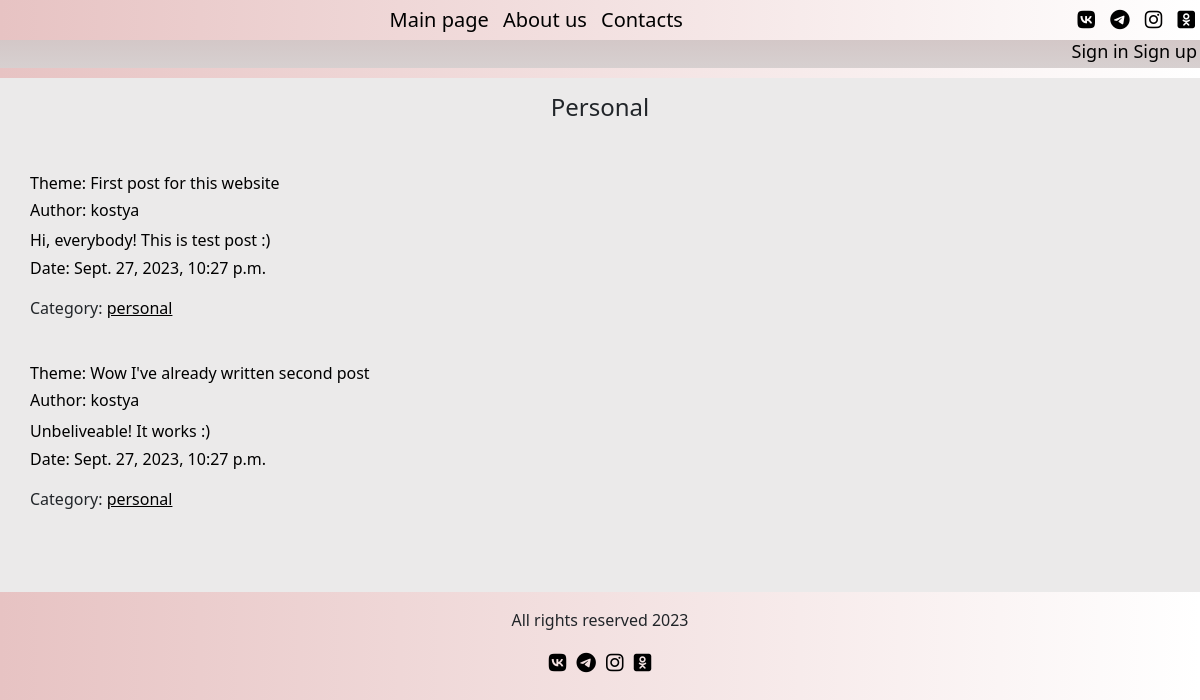
/articles/categories/personal/, run on the app's committed database.
### articles/models.py (models this page shows, shortened)
class Post(models.Model):                         # main model for post
    title = models.CharField(max_length=100)
    author = models.ForeignKey(settings.AUTH_USER_MODEL, on_delete=models.CASCADE)
    body = models.TextField()
    pub_data = models.DateTimeField(auto_now_add=True)
    category = models.CharField(max_length=255, default='personal')
    likes = models.ManyToManyField(settings.AUTH_USER_MODEL, related_name='likes')

### users/models.py (models this page shows)
class User(AbstractUser):
    gender = models.CharField(max_length=2, null=True, blank=True)
    birthday = models.DateField(null=True, blank=True)

### articles/views.py (the view)
# urls.py: path('categories/<str:categories>/', CategoriesView, name='categories'),
def CategoriesView(request, categories):      # show articles for particular category
    categories_posts = Post.objects.filter(category=categories.replace('-', ' '))
    return render(request, 'articles/categories.html',
                  {'categories': categories.title().replace('-', ' '),
                   'categories_posts': categories_posts})

### articles/templates/articles/categories.html (shortened to what this page needs)
{% extends 'main/temp.html' %}
{% load static %}
{% block content %}
<div class="navigation">
    <div class="nav-bar fixed-top">
        <div class="nav-items">
            <a href="/">Main page</a>
            <a href="{% url 'main:about' %}">About us</a>
            <a href="{% url 'main:contacts' %}">Contacts</a>
        </div>
        <div class="nav-links">
            <a href="#"><i class="fa-brands fa-vk" style="color: #000000;"></i></a>
            <a href="#"><i class="fa-brands fa-telegram" style="color: #000000;"></i></a>
            <a href="#"><i class="fa-brands fa-instagram" style="color: #000000;"></i></a>
            <a href="#"><i class="fa-brands fa-square-odnoklassniki" style="color: #000000;"></i></a>
        </div>
    </div>
</div>
<div class="check-user">
    <div class="register">
        {% if not user.is_authenticated %}
        <a class="reg" href="{% url 'users:login' %}">Sign in</a>
        <a class="reg" href="{% url 'users:registration' %}">Sign up</a>
        {% endif %}
    </div>
</div>
<div class="articles-list">
{% if categories_posts %}
    <h4>
        {{ categories }}
    </h4>
    <ul class="main-list">
        {% for post in categories_posts %}
            <li>
                <a href="{% url 'articles:article-detail' post.pk %}" class="list-group-item
                list-group-item-action" aria-current="true">
                <br>
                    <h6>Theme: {{ post.title }}</h6>
                    <h6>Author: {{ post.author.username }}</h6>
                    <p class="mb-1">
                    {{ post.body|slice:":150"|safe }}
                    </p>
                    <p>Date: {{ post.pub_data }}</p>
                </a>
                    Category: <a href="{% url 'articles:categories' post.category %}">{{ post.category }}</a>
                <br>
            </li>
        {% endfor %}
{% endif %}
</div>
<div class="footer">
    <div class="rights-info text-center mt-3">
        <p>
            All rights reserved 2023
        </p>
        <a href="#"><i class="fa-brands fa-vk" style="color: #000000;"></i></a>
        <a href="#"><i class="fa-brands fa-telegram" style="color: #000000;"></i></a>
        <a href="#"><i class="fa-brands fa-instagram" style="color: #000000;"></i></a>
        <a href="#"><i class="fa-brands fa-square-odnoklassniki" style="color: #000000;"></i></a>
    </div>
</div>
{% endblock %}

### main/static/main/css/main.css (style rules this page uses)
body { background: linear-gradient(90deg, #E7C3C3 0%, #fff 100%); }
.nav-bar { display: flex; position: sticky; }
.nav-items a, .nav-links a { display: inline-block; padding: 5px; }
.nav-items { text-align: center; margin-left: auto; margin-right: auto; }
.nav-items a { text-decoration: none; color: black; font-size: 20px; }
.nav-links { font-size: 20px; }
.nav-bar { background: linear-gradient(90deg, #E7C3C3 0%, #fff 100%); }
.check-user { display: flex; background: linear-gradient(0deg, #d7d0d0 0%, #cebbbb 100%); padding-top: 35px; justify-content: right; }
.login, .register { display: inline-block; font-size: 18px; padding: 3px; }
.login a, .register a { text-decoration: none; color: black; font-weight: 700px; }
body { font-family: 'Lato', sans-serif; }
.rights-info a { font-size: 20px; padding: 3px; }
.articles-list { background-color: #ebeaea; margin-top: 10px; padding-top: 15px; padding-bottom: 15px; }
.articles-list h4, .list-group { display: flex; align-items: center; justify-content: center; }
.main-list { background-color: #ebeaea; width: 700px; list-style: none; margin-top: -10px; padding: 30px; }
.main-list li { margin-bottom: 20px; }
.articles-list a { color: black; }
.for-propose h6, a { text-decoration: none; }

### data on the page
Post: title "First post for this website", author.username "kostya", body "Hi, everybody! This is test post :)", pub_data "Sept. 27, 2023, 10:27 p.m.", category "personal"
Post: title "Wow I've already written second post", author.username "kostya", body "Unbeliveable! It works :)", pub_data "Sept. 27, 2023, 10:27 p.m.", category "personal"

### other printed values
{{ categories }} "Personal"
